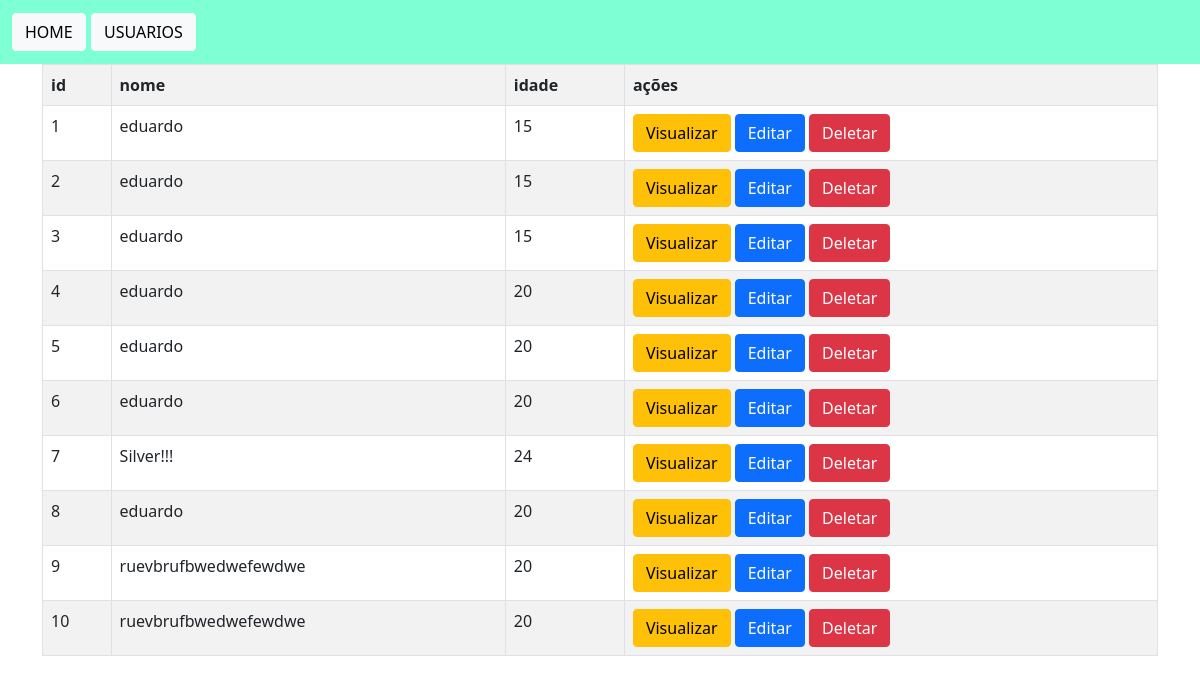
The app's page /usuarios/, older data.
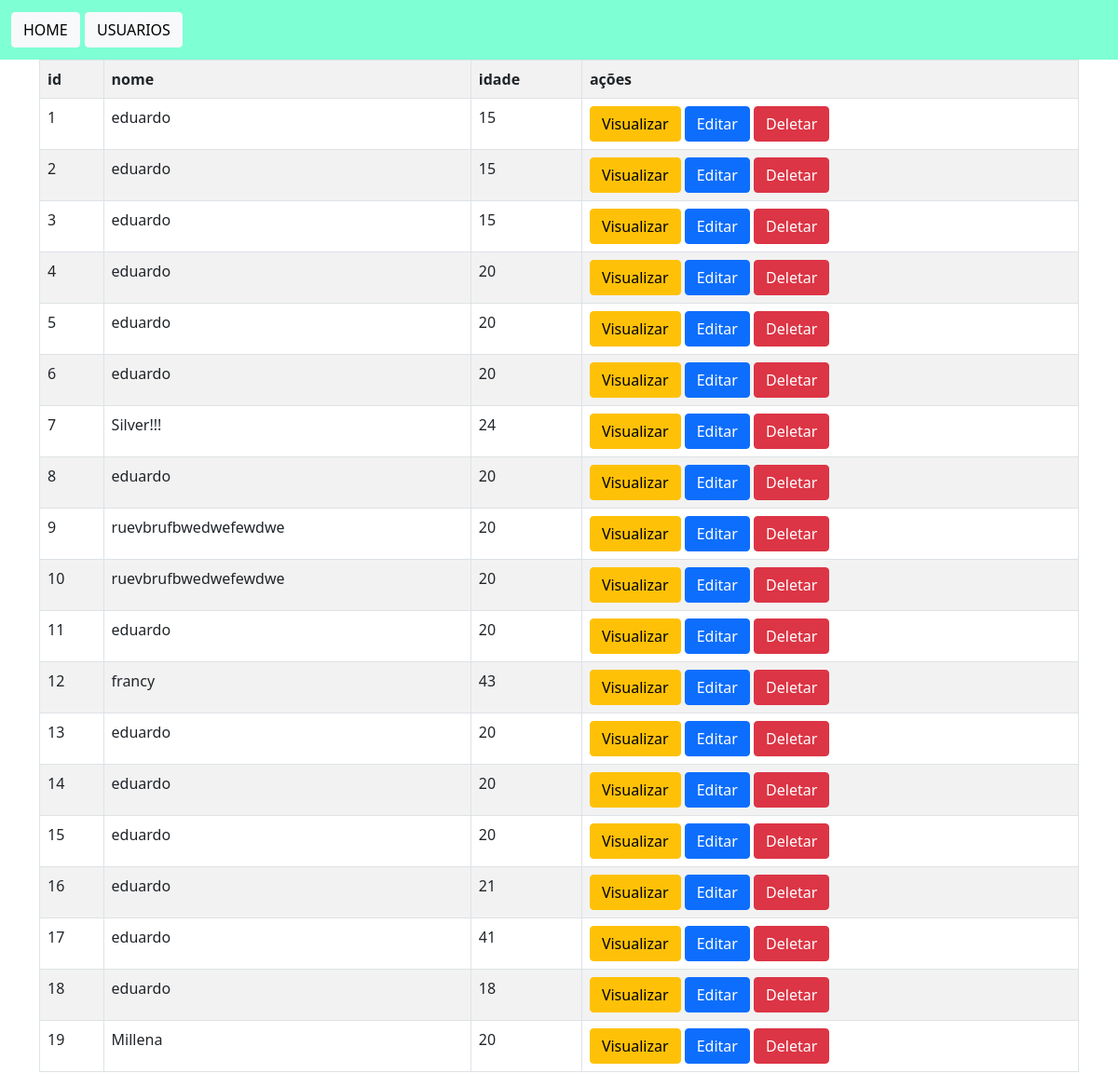
The same page, newer data.
### app_cad_usuarios/models.py (models this page shows)
class Usuario(models.Model):
    id_usuario = models.AutoField(primary_key=True)
    nome = models.TextField(max_length=250)
    idade = models.IntegerField(default=0)

### app_cad_usuarios/views.py (the view)
# urls.py: path('usuarios/', views.usuarios, name='usuarios'),
def usuarios(request):
    if request.method == 'POST':
        form = UsuarioForm(request.POST)
        if form.is_valid():
            form.save()
            return redirect('usuarios')
    else:
        form = UsuarioForm()
    usuarios = Usuario.objects.all()
    return render(request, 'usuarios/usuarios.html', {'form': form, 'usuarios': usuarios})

### app_cad_usuarios/templates/usuarios/usuarios.html (shortened to what this page needs)
{% extends 'usuarios/base.html' %}
{% block conteudo%}
<div class="container">
    <table  class="table table-bordered table-striped">
        <tr>
            <th>id</th>
            <th>nome</th>
            <th>idade</th>
            <th>ações</th>
        </tr>
        {% for Usuario in usuarios %}
        <tr>
            <td>{{Usuario.id_usuario}}</td>
            <td>{{Usuario.nome}}</td>
            <td>{{Usuario.idade}}</td>
            <td>
                <a href="/view/{{Usuario.id_usuario}}" type="button" class="btn btn-warning">Visualizar</a>
                <a href="/edit/{{Usuario.id_usuario}}" type="button" class="btn btn-primary">Editar</a>
                <a href="/delete/{{Usuario.id_usuario}}"type="button" class="btn btn-danger btnDel">Deletar</a>
            </td>
        </tr>
        {% endfor %}
    </table>
    {% load static %}
</div>
{% endblock %}

### app_cad_usuarios/templates/usuarios/base.html (shortened to what this page needs)
<!doctype html>
<html lang="en">
    <head>
        <link href="https://cdn.jsdelivr.net/npm/bootstrap@5.0.2/dist/css/bootstrap.min.css" rel="stylesheet">
    </head>
    <body>
        <nav style="background-color: aquamarine !important;" class="navbar navbar-light bg-light">
            <div class="container-fluid">
                <span class="navbar-brand mb-0 h1">
                    <a href="{% url 'home' %}" style="text-decoration: none; color: black;"><button type="button" class="btn btn-light">HOME</button></a>
                    <a href="{% url 'usuarios' %}" style="text-decoration: none; color: black;"><button type="button" class="btn btn-light">USUARIOS</button></a>
                </span>
            </div>
        </nav>
        {% block conteudo %}
        {% endblock %}
    </body>
</html>

Row changes from the older to the newer data that the page shows:
added Usuario: id_usuario "11", nome "eduardo", idade "20"
added Usuario: id_usuario "12", nome "francy", idade "43"
added Usuario: id_usuario "13", nome "eduardo", idade "20"
added Usuario: id_usuario "14", nome "eduardo", idade "20"
added Usuario: id_usuario "15", nome "eduardo", idade "20"
added Usuario: id_usuario "16", nome "eduardo", idade "21"
added Usuario: id_usuario "17", nome "eduardo", idade "41"
added Usuario: id_usuario "18", nome "eduardo", idade "18"
added Usuario: id_usuario "19", nome "Millena", idade "20"
